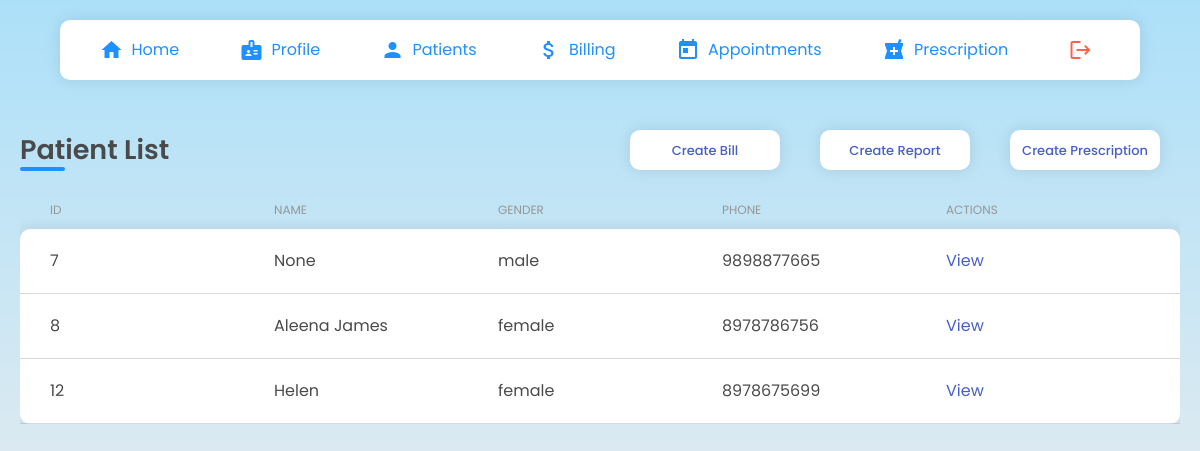
The page /doctors/patlist/ (signed in) on the database as committed earlier.
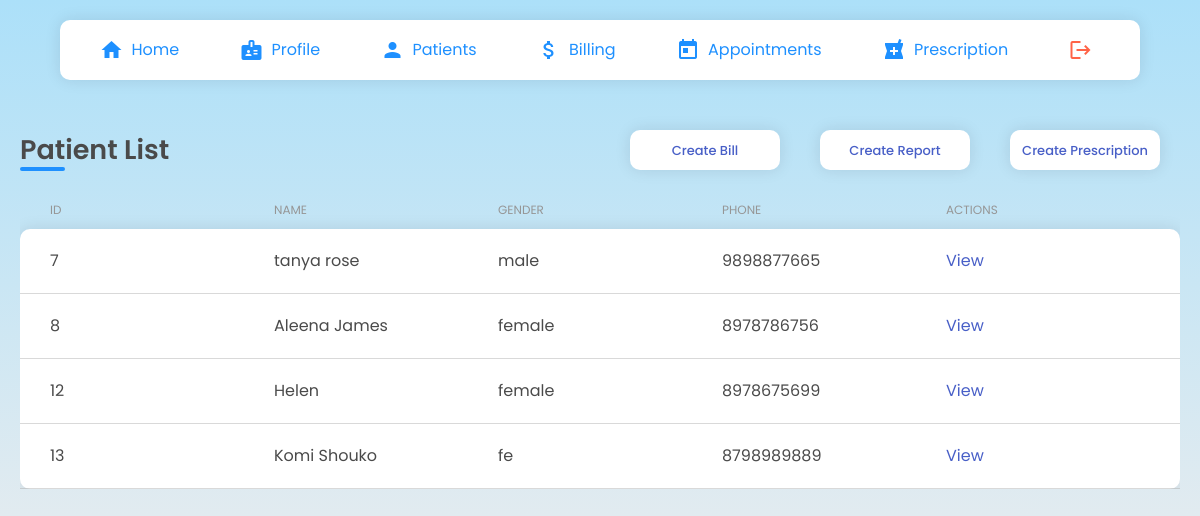
The same page on the database as committed later.
### clinic/models.py (models this page shows)
class User(AbstractUser):
    is_patient = models.BooleanField(default=False)
    is_doctor = models.BooleanField(default=False)
    email = models.EmailField(max_length=100)

### patients/models.py (models this page shows, shortened)
class Patient(models.Model):
    user = models.OneToOneField(User, on_delete= models.CASCADE, primary_key= True)
    pname=models.CharField(max_length=200, null=True)
    age=models.CharField(max_length=4, null=True)
    gender= models.CharField(max_length=6, null=True)
    email=models.CharField(max_length=200, null=True)
    address= models.CharField(max_length=500, null=True)
    phone= models.CharField(max_length=13, null=True)
    date_created= models.DateTimeField(auto_now_add=True, null=True)

### doctors/views.py (the view)
# urls.py: path('patlist/', views.patientlist,name='patient'),
@login_required
def patientlist(request):
    p=User.objects.filter(is_patient=True)
    t_p = p.count()
    context={'p':p,'t_p':t_p}
    return render(request,'doctors/patient_list.html',context)

### doctors/templates/doctors/patient_list.html (shortened to what this page needs)
{% extends "doctors/navbar.html" %} {% load static %} {% block head%}
<link
  rel="stylesheet"
  type="text/css"
  href="{% static 'css/patient_list.css' %}"
/>
{% endblock %} {% block content %}
<div class="patientListMain">
  <div class="header">
    <h1 class="patientTitle">
      <div class="patientTitle-under"></div>
      Patient List
    </h1>
    <div class="headerLinks">
      <a href="{% url 'crtbill'  %}">Create Bill</a>
      <a href="{% url 'crtreport'  %}">Create Report</a>
      <a href="{% url 'crtprc'  %}">Create Prescription</a>
    </div>
  </div>
  <div class="adcTableContainer">
    <div class="adcTable">
      <div class="adcRow adcHead">
        <div class="adcCell">ID</div>
        <div class="adcCell">NAME</div>
        <div class="adcCell">GENDER</div>
        <div class="adcCell">PHONE</div>
        <div class="adcCell">ACTIONS</div>
      </div>
      <div class="adcRowBody">
        {% for pat in p %}
        <div class="adcRow">
          <div class="adcCell">{{pat.pk}}</div>
          <div class="adcCell">{{pat.patient.pname}}</div>
          <div class="adcCell">{{pat.patient.gender}}</div>
          <div class="adcCell">{{pat.patient.phone}}</div>
          <div class="adcCell">
            <a href="{% url 'pat' pat.id %}">View </a>
          </div>
        </div>
        {% endfor %}
      </div>
    </div>
  </div>
</div>
{% endblock %}

Rows that differ between the two databases and show on the page:
changed User "male": patient.pname "None" → "tanya rose"
added User: pk "13", patient.pname "Komi Shouko", patient.gender "fe", patient.phone "8798989889"
